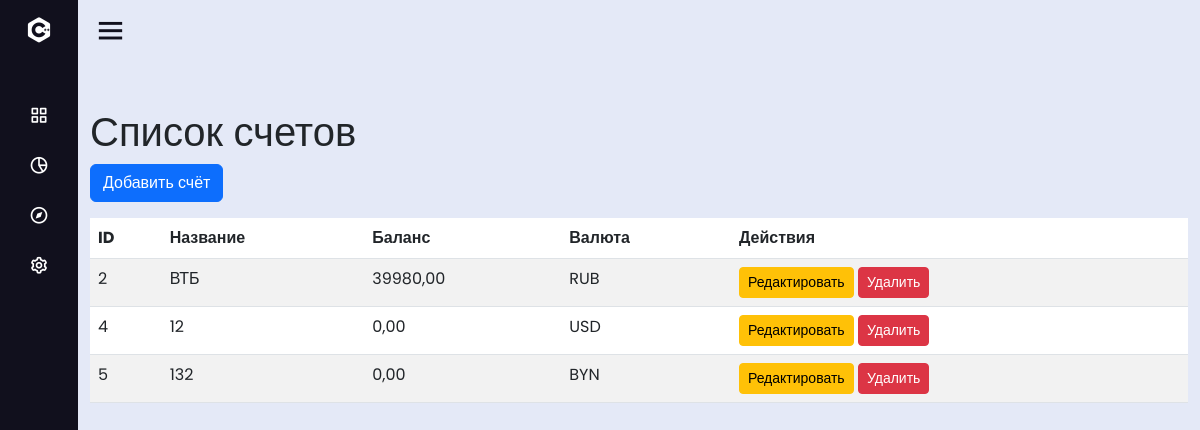
The page /initial/accounts/ (signed in) on the database as committed earlier.
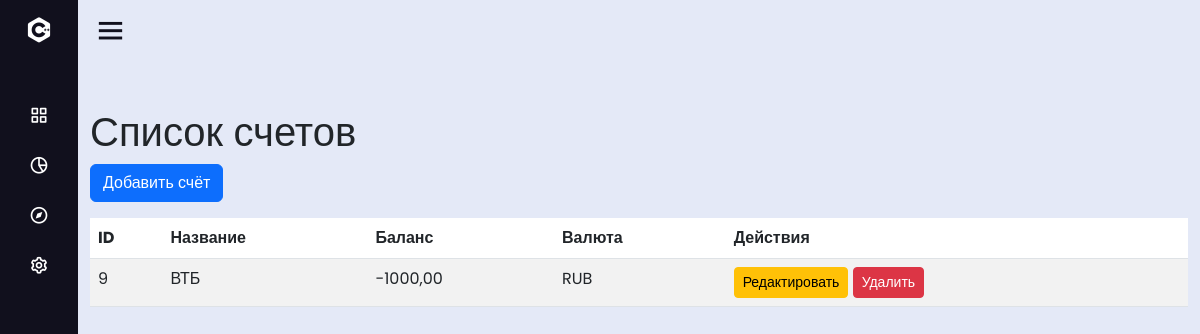
The same page on the database as committed later.
### ms/models.py (models this page shows, shortened)
class Account(models.Model):
    user = models.ForeignKey(User, on_delete=models.CASCADE, related_name='accounts')
    name = models.CharField(max_length=50)
    balance = models.DecimalField(max_digits=10, decimal_places=2, default=0.00)
    currency = models.ForeignKey(
        Currency,
        on_delete=models.SET_NULL,  # При удалении счета валюта останется в базе, но сбрасывается на NULL
        null=True,  # Разрешаем пустое значение для валюты
        blank=True,  # Разрешаем пустое значение в формах
        default=1  # Можно указать ID валюты RUB, если она обязательна
    )
    class Meta:
        unique_together = ('user', 'name')  # Уникальные счета для каждого пользователя

class Currency(models.Model):
    code = models.CharField(max_length=3, unique=True)  # Код валюты (например, USD, EUR)
    name = models.CharField(max_length=50)  # Название валюты (например, "Доллар США")
    rate_to_base = models.DecimalField(  # Курс обмена к базовой валюте
        max_digits=10, decimal_places=4, default=1.0,
        help_text="Курс относительно базовой валюты (например, RUB=1.0)"
    )

### ms/views.py (the view)
# urls.py: path('initial/accounts/', views.accounts_view, name='accounts'),
@login_required
def accounts_view(request):
    accounts = Account.objects.filter(user=request.user)
    return render(request, 'ms/home/initial/accounts/account.html', {'accounts': accounts})

### ms/templates/ms/home/initial/accounts/account.html (shortened to what this page needs)
<!DOCTYPE html>
{% extends 'ms/home/initial/initial.html' %}
{% block content %}
<html lang="en">
<head>
  <link href="https://cdn.jsdelivr.net/npm/bootstrap@5.3.0/dist/css/bootstrap.min.css" rel="stylesheet">
</head>
<body>
<div class="container mt-5">
  <h1>Список счетов</h1>
  <button class="btn btn-primary mb-3" data-bs-target="#accountModal" data-bs-toggle="modal"
          onclick="openAccountModal()">Добавить счёт
  </button>
  <table class="table table-striped">
    <thead>
    <tr>
      <th>ID</th>
      <th>Название</th>
      <th>Баланс</th>
      <th>Валюта</th>
      <th>Действия</th>
    </tr>
    </thead>
    <tbody>
    {% for account in accounts %}
    <tr>
      <td>{{ account.id }}</td>
      <td>{{ account.name }}</td>
      <td>{{ account.balance }}</td>
      <td>{{ account.currency.code }}</td>
      <td>
        <button class="btn btn-warning btn-sm" data-bs-target="#accountModal" data-bs-toggle="modal"
                onclick="openAccountModal({{ account.id }})">Редактировать
        </button>
        <button class="btn btn-danger btn-sm" onclick="deleteAccount({{ account.id }})">Удалить</button>
      </td>
    </tr>
    {% endfor %}
    </tbody>
  </table>
</div>
</body>
</html>
{% endblock %}

### ms/templates/ms/home/initial/initial.html (shortened to what this page needs)
<!DOCTYPE html>
<html dir="ltr" lang="en">
<head>
  {% load static %}
  <link href="{% static 'ms/initial/style.css' %}" rel="stylesheet">
  <link href='https://unpkg.com/boxicons@2.0.7/css/boxicons.min.css' rel='stylesheet'>
  <link href="https://cdn.jsdelivr.net/npm/bootstrap@5.3.0/dist/css/bootstrap.min.css" rel="stylesheet">
</head>
<body>
<div class="sidebar close">
  <div class="logo-details">
    <i class='bx bxl-c-plus-plus'></i>
  </div>
  <ul class="nav-links">
    <li>
      <a href="/initial/categories/">
        <i class='bx bx-grid-alt'></i>
      </a>
    </li>
    <li>
      <a href="/initial/transaction">
        <i class='bx bx-pie-chart-alt-2'></i>
      </a>
    </li>
    <li>
      <a href="/initial/accounts">
        <i class='bx bx-compass'></i>
      </a>
    </li>
    <li>
      <a data-bs-target="#settingsModal" data-bs-toggle="modal" href="#">
        <i class='bx bx-cog'></i>
      </a>
    </li>
  </ul>
</div>
<section class="home-section">
  <div class="home-content">
    <i class='bx bx-menu'></i>
  </div>
  {% block content %}
  {% endblock %}
</section>
</body>
</html>

### ms/static/ms/initial/style.css (style rules this page uses)
* { margin: 0; padding: 0; box-sizing: border-box; font-family: 'Poppins', sans-serif; }
.sidebar { position: fixed; top: 0; left: 0; height: 100%; width: 260px; background: #11101d; z-index: 100; transition: all 0.5s ease; }
.sidebar.close { width: 78px; }
.sidebar .logo-details { height: 60px; width: 100%; display: flex; align-items: center; }
.sidebar .logo-details i { font-size: 30px; color: #fff; height: 50px; min-width: 78px; text-align: center; line-height: 50px; }
.sidebar .nav-links { height: 100%; padding: 30px 0 150px 0; overflow: auto; }
.sidebar.close .nav-links { overflow: visible; }
.sidebar .nav-links li { position: relative; list-style: none; transition: all 0.4s ease; }
.sidebar .nav-links li i { height: 50px; min-width: 78px; text-align: center; line-height: 50px; color: #fff; font-size: 20px; cursor: pointer; transition: all 0.3s ease; }
.sidebar .nav-links li a { display: flex; align-items: center; text-decoration: none; }
.home-section { position: relative; background: #E4E9F7; height: 100vh; left: 260px; width: calc(100% - 260px); transition: all 0.5s ease; }
.sidebar.close ~ .home-section { left: 78px; width: calc(100% - 78px); }
.home-section .home-content { height: 60px; display: flex; align-items: center; }
.home-section .home-content .bx-menu, .home-section .home-content .text { color: #11101d; font-size: 35px; }
.home-section .home-content .bx-menu { margin: 0 15px; cursor: pointer; }

### ms/templates/ms/home/initial/initial.html (style rules this page uses)
.close { color: #aaa; float: right; font-size: 28px; font-weight: bold; cursor: pointer; }

Rows that differ between the two databases and show on the page:
removed Account: id "2", name "ВТБ", balance "39980,00", currency.code "RUB"
removed Account: id "4", name "12", balance "0,00", currency.code "USD"
removed Account: id "5", name "132", balance "0,00", currency.code "BYN"
added Account: id "9", name "ВТБ", balance "-1000,00", currency.code "RUB"
